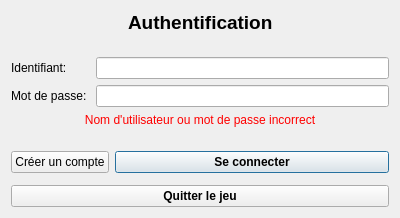
<?xml version="1.0" encoding="UTF-8"?>
<ui version="4.0">
 <class>fenetreConnexion</class>
 <widget class="QDialog" name="fenetreConnexion">
  <property name="enabled">
   <bool>true</bool>
  </property>
  <property name="geometry">
   <rect>
    <x>0</x>
    <y>0</y>
    <width>400</width>
    <height>218</height>
   </rect>
  </property>
  <property name="windowTitle">
   <string>Se Connecter</string>
  </property>
  <property name="windowIcon">
   <iconset resource="ressourcesChifoumi.qrc">
    <normaloff>:/chifoumi/images/SeConnecter.png</normaloff>:/chifoumi/images/SeConnecter.png</iconset>
  </property>
  <layout class="QFormLayout" name="formLayout_2">
   <item row="0" column="0" colspan="2">
    <layout class="QHBoxLayout" name="horizontalLayout">
     <item>
      <spacer name="horizontalSpacer">
       <property name="orientation">
        <enum>Qt::Horizontal</enum>
       </property>
       <property name="sizeHint" stdset="0">
        <size>
         <width>40</width>
         <height>20</height>
        </size>
       </property>
      </spacer>
     </item>
     <item>
      <widget class="QLabel" name="label">
       <property name="font">
        <font>
         <pointsize>14</pointsize>
         <weight>75</weight>
         <bold>true</bold>
        </font>
       </property>
       <property name="text">
        <string>Authentification</string>
       </property>
      </widget>
     </item>
     <item>
      <spacer name="horizontalSpacer_2">
       <property name="orientation">
        <enum>Qt::Horizontal</enum>
       </property>
       <property name="sizeHint" stdset="0">
        <size>
         <width>40</width>
         <height>20</height>
        </size>
       </property>
      </spacer>
     </item>
    </layout>
   </item>
   <item row="1" column="0" colspan="2">
    <spacer name="verticalSpacer">
     <property name="orientation">
      <enum>Qt::Vertical</enum>
     </property>
     <property name="sizeHint" stdset="0">
      <size>
       <width>20</width>
       <height>40</height>
      </size>
     </property>
    </spacer>
   </item>
   <item row="2" column="0" colspan="2">
    <layout class="QGridLayout" name="gridLayout">
     <item row="0" column="1">
      <widget class="QLineEdit" name="SIdentifiant"/>
     </item>
     <item row="1" column="0">
      <widget class="QLabel" name="label_2">
       <property name="text">
        <string>Mot de passe: </string>
       </property>
      </widget>
     </item>
     <item row="1" column="1">
      <widget class="QLineEdit" name="SMdp">
       <property name="echoMode">
        <enum>QLineEdit::Password</enum>
       </property>
      </widget>
     </item>
     <item row="0" column="0">
      <widget class="QLabel" name="label_3">
       <property name="text">
        <string>Identifiant:</string>
       </property>
      </widget>
     </item>
    </layout>
   </item>
   <item row="3" column="0" colspan="2">
    <widget class="QLabel" name="lErreur">
     <property name="palette">
      <palette>
       <active>
        <colorrole role="WindowText">
         <brush brushstyle="SolidPattern">
          <color alpha="255">
           <red>255</red>
           <green>0</green>
           <blue>0</blue>
          </color>
         </brush>
        </colorrole>
        <colorrole role="Button">
         <brush brushstyle="SolidPattern">
          <color alpha="255">
           <red>255</red>
           <green>255</green>
           <blue>255</blue>
          </color>
         </brush>
        </colorrole>
        <colorrole role="Light">
         <brush brushstyle="SolidPattern">
          <color alpha="255">
           <red>255</red>
           <green>255</green>
           <blue>255</blue>
          </color>
         </brush>
        </colorrole>
        <colorrole role="Midlight">
         <brush brushstyle="SolidPattern">
          <color alpha="255">
           <red>255</red>
           <green>255</green>
           <blue>255</blue>
          </color>
         </brush>
        </colorrole>
        <colorrole role="Dark">
         <brush brushstyle="SolidPattern">
          <color alpha="255">
           <red>127</red>
           <green>127</green>
           <blue>127</blue>
          </color>
         </brush>
        </colorrole>
        <colorrole role="Mid">
         <brush brushstyle="SolidPattern">
          <color alpha="255">
           <red>170</red>
           <green>170</green>
           <blue>170</blue>
          </color>
         </brush>
        </colorrole>
        <colorrole role="Text">
         <brush brushstyle="SolidPattern">
          <color alpha="255">
           <red>255</red>
           <green>0</green>
           <blue>0</blue>
          </color>
         </brush>
        </colorrole>
        <colorrole role="BrightText">
         <brush brushstyle="SolidPattern">
          <color alpha="255">
           <red>255</red>
           <green>255</green>
           <blue>255</blue>
          </color>
         </brush>
        </colorrole>
        <colorrole role="ButtonText">
         <brush brushstyle="SolidPattern">
          <color alpha="255">
           <red>255</red>
           <green>0</green>
           <blue>0</blue>
          </color>
         </brush>
        </colorrole>
        <colorrole role="Base">
         <brush brushstyle="SolidPattern">
          <color alpha="255">
           <red>255</red>
           <green>255</green>
           <blue>255</blue>
          </color>
         </brush>
        </colorrole>
        <colorrole role="Window">
         <brush brushstyle="SolidPattern">
          <color alpha="255">
           <red>255</red>
           <green>255</green>
           <blue>255</blue>
          </color>
         </brush>
        </colorrole>
        <colorrole role="Shadow">
         <brush brushstyle="SolidPattern">
          <color alpha="255">
           <red>255</red>
           <green>0</green>
           <blue>0</blue>
          </color>
         </brush>
        </colorrole>
        <colorrole role="AlternateBase">
         <brush brushstyle="SolidPattern">
          <color alpha="255">
           <red>255</red>
           <green>255</green>
           <blue>255</blue>
          </color>
         </brush>
        </colorrole>
        <colorrole role="ToolTipBase">
         <brush brushstyle="SolidPattern">
          <color alpha="255">
           <red>255</red>
           <green>255</green>
           <blue>220</blue>
          </color>
         </brush>
        </colorrole>
        <colorrole role="ToolTipText">
         <brush brushstyle="SolidPattern">
          <color alpha="255">
           <red>255</red>
           <green>0</green>
           <blue>0</blue>
          </color>
         </brush>
        </colorrole>
        <colorrole role="PlaceholderText">
         <brush brushstyle="SolidPattern">
          <color alpha="128">
           <red>255</red>
           <green>0</green>
           <blue>0</blue>
          </color>
         </brush>
        </colorrole>
       </active>
       <inactive>
        <colorrole role="WindowText">
         <brush brushstyle="SolidPattern">
          <color alpha="255">
           <red>255</red>
           <green>0</green>
           <blue>0</blue>
          </color>
         </brush>
        </colorrole>
        <colorrole role="Button">
         <brush brushstyle="SolidPattern">
          <color alpha="255">
           <red>255</red>
           <green>255</green>
           <blue>255</blue>
          </color>
         </brush>
        </colorrole>
        <colorrole role="Light">
         <brush brushstyle="SolidPattern">
          <color alpha="255">
           <red>255</red>
           <green>255</green>
           <blue>255</blue>
          </color>
         </brush>
        </colorrole>
        <colorrole role="Midlight">
         <brush brushstyle="SolidPattern">
          <color alpha="255">
           <red>255</red>
           <green>255</green>
           <blue>255</blue>
          </color>
         </brush>
        </colorrole>
        <colorrole role="Dark">
         <brush brushstyle="SolidPattern">
          <color alpha="255">
           <red>127</red>
           <green>127</green>
           <blue>127</blue>
          </color>
         </brush>
        </colorrole>
        <colorrole role="Mid">
         <brush brushstyle="SolidPattern">
          <color alpha="255">
           <red>170</red>
           <green>170</green>
           <blue>170</blue>
          </color>
         </brush>
        </colorrole>
        <colorrole role="Text">
         <brush brushstyle="SolidPattern">
          <color alpha="255">
           <red>255</red>
           <green>0</green>
           <blue>0</blue>
          </color>
         </brush>
        </colorrole>
        <colorrole role="BrightText">
         <brush brushstyle="SolidPattern">
          <color alpha="255">
           <red>255</red>
           <green>255</green>
           <blue>255</blue>
          </color>
         </brush>
        </colorrole>
        <colorrole role="ButtonText">
         <brush brushstyle="SolidPattern">
          <color alpha="255">
           <red>255</red>
           <green>0</green>
           <blue>0</blue>
          </color>
         </brush>
        </colorrole>
        <colorrole role="Base">
         <brush brushstyle="SolidPattern">
          <color alpha="255">
           <red>255</red>
           <green>255</green>
           <blue>255</blue>
          </color>
         </brush>
        </colorrole>
        <colorrole role="Window">
         <brush brushstyle="SolidPattern">
          <color alpha="255">
           <red>255</red>
           <green>255</green>
           <blue>255</blue>
          </color>
         </brush>
        </colorrole>
        <colorrole role="Shadow">
         <brush brushstyle="SolidPattern">
          <color alpha="255">
           <red>255</red>
           <green>0</green>
           <blue>0</blue>
          </color>
         </brush>
        </colorrole>
        <colorrole role="AlternateBase">
         <brush brushstyle="SolidPattern">
          <color alpha="255">
           <red>255</red>
           <green>255</green>
           <blue>255</blue>
          </color>
         </brush>
        </colorrole>
        <colorrole role="ToolTipBase">
         <brush brushstyle="SolidPattern">
          <color alpha="255">
           <red>255</red>
           <green>255</green>
           <blue>220</blue>
          </color>
         </brush>
        </colorrole>
        <colorrole role="ToolTipText">
         <brush brushstyle="SolidPattern">
          <color alpha="255">
           <red>255</red>
           <green>0</green>
           <blue>0</blue>
          </color>
         </brush>
        </colorrole>
        <colorrole role="PlaceholderText">
         <brush brushstyle="SolidPattern">
          <color alpha="128">
           <red>255</red>
           <green>0</green>
           <blue>0</blue>
          </color>
         </brush>
        </colorrole>
       </inactive>
       <disabled>
        <colorrole role="WindowText">
         <brush brushstyle="SolidPattern">
          <color alpha="255">
           <red>127</red>
           <green>127</green>
           <blue>127</blue>
          </color>
         </brush>
        </colorrole>
        <colorrole role="Button">
         <brush brushstyle="SolidPattern">
          <color alpha="255">
           <red>255</red>
           <green>255</green>
           <blue>255</blue>
          </color>
         </brush>
        </colorrole>
        <colorrole role="Light">
         <brush brushstyle="SolidPattern">
          <color alpha="255">
           <red>255</red>
           <green>255</green>
           <blue>255</blue>
          </color>
         </brush>
        </colorrole>
        <colorrole role="Midlight">
         <brush brushstyle="SolidPattern">
          <color alpha="255">
           <red>255</red>
           <green>255</green>
           <blue>255</blue>
          </color>
         </brush>
        </colorrole>
        <colorrole role="Dark">
         <brush brushstyle="SolidPattern">
          <color alpha="255">
           <red>127</red>
           <green>127</green>
           <blue>127</blue>
          </color>
         </brush>
        </colorrole>
        <colorrole role="Mid">
         <brush brushstyle="SolidPattern">
          <color alpha="255">
           <red>170</red>
           <green>170</green>
           <blue>170</blue>
          </color>
         </brush>
        </colorrole>
        <colorrole role="Text">
         <brush brushstyle="SolidPattern">
          <color alpha="255">
           <red>127</red>
           <green>127</green>
           <blue>127</blue>
          </color>
         </brush>
        </colorrole>
        <colorrole role="BrightText">
         <brush brushstyle="SolidPattern">
          <color alpha="255">
           <red>255</red>
           <green>255</green>
           <blue>255</blue>
          </color>
         </brush>
        </colorrole>
        <colorrole role="ButtonText">
         <brush brushstyle="SolidPattern">
          <color alpha="255">
           <red>127</red>
           <green>127</green>
           <blue>127</blue>
          </color>
         </brush>
        </colorrole>
        <colorrole role="Base">
         <brush brushstyle="SolidPattern">
          <color alpha="255">
           <red>255</red>
           <green>255</green>
           <blue>255</blue>
          </color>
         </brush>
        </colorrole>
        <colorrole role="Window">
         <brush brushstyle="SolidPattern">
          <color alpha="255">
           <red>255</red>
           <green>255</green>
           <blue>255</blue>
          </color>
         </brush>
        </colorrole>
        <colorrole role="Shadow">
         <brush brushstyle="SolidPattern">
          <color alpha="255">
           <red>255</red>
           <green>0</green>
           <blue>0</blue>
          </color>
         </brush>
        </colorrole>
        <colorrole role="AlternateBase">
         <brush brushstyle="SolidPattern">
          <color alpha="255">
           <red>255</red>
           <green>255</green>
           <blue>255</blue>
          </color>
         </brush>
        </colorrole>
        <colorrole role="ToolTipBase">
         <brush brushstyle="SolidPattern">
          <color alpha="255">
           <red>255</red>
           <green>255</green>
           <blue>220</blue>
          </color>
         </brush>
        </colorrole>
        <colorrole role="ToolTipText">
         <brush brushstyle="SolidPattern">
          <color alpha="255">
           <red>255</red>
           <green>0</green>
           <blue>0</blue>
          </color>
         </brush>
        </colorrole>
        <colorrole role="PlaceholderText">
         <brush brushstyle="SolidPattern">
          <color alpha="128">
           <red>0</red>
           <green>0</green>
           <blue>0</blue>
          </color>
         </brush>
        </colorrole>
       </disabled>
      </palette>
     </property>
     <property name="text">
      <string>Nom d'utilisateur ou mot de passe incorrect</string>
     </property>
     <property name="alignment">
      <set>Qt::AlignCenter</set>
     </property>
    </widget>
   </item>
   <item row="5" column="1">
    <spacer name="verticalSpacer_2">
     <property name="orientation">
      <enum>Qt::Vertical</enum>
     </property>
     <property name="sizeType">
      <enum>QSizePolicy::Maximum</enum>
     </property>
     <property name="sizeHint" stdset="0">
      <size>
       <width>20</width>
       <height>40</height>
      </size>
     </property>
    </spacer>
   </item>
   <item row="8" column="0">
    <widget class="QPushButton" name="bCreerCompte">
     <property name="enabled">
      <bool>true</bool>
     </property>
     <property name="focusPolicy">
      <enum>Qt::StrongFocus</enum>
     </property>
     <property name="text">
      <string>Créer un compte</string>
     </property>
     <property name="autoDefault">
      <bool>false</bool>
     </property>
    </widget>
   </item>
   <item row="8" column="1">
    <widget class="QPushButton" name="BSeConnecter">
     <property name="enabled">
      <bool>true</bool>
     </property>
     <property name="font">
      <font>
       <weight>75</weight>
       <bold>true</bold>
      </font>
     </property>
     <property name="focusPolicy">
      <enum>Qt::ClickFocus</enum>
     </property>
     <property name="contextMenuPolicy">
      <enum>Qt::DefaultContextMenu</enum>
     </property>
     <property name="text">
      <string>Se connecter</string>
     </property>
    </widget>
   </item>
   <item row="10" column="0" colspan="2">
    <layout class="QHBoxLayout" name="horizontalLayout_2"/>
   </item>
   <item row="11" column="0" colspan="2">
    <widget class="QPushButton" name="bQuitterJeu">
     <property name="font">
      <font>
       <weight>75</weight>
       <bold>true</bold>
      </font>
     </property>
     <property name="focusPolicy">
      <enum>Qt::NoFocus</enum>
     </property>
     <property name="text">
      <string>Quitter le jeu</string>
     </property>
    </widget>
   </item>
  </layout>
 </widget>
 <tabstops>
  <tabstop>SIdentifiant</tabstop>
  <tabstop>SMdp</tabstop>
 </tabstops>
 <resources>
  <include location="ressourcesChifoumi.qrc"/>
 </resources>
 <connections/>
</ui>
